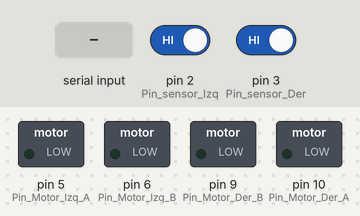
This sketch was run on a simulated Arduino Uno, built with avr-gcc and run on an emulated ATmega328P. Parts: switched loads named in the sketch (green lamp = pin HIGH). The inputs (shaded band) are chosen by the test bench; at power-on: pin 2 (Pin_sensor_Izq) HIGH, pin 3 (Pin_sensor_Der) HIGH.

Above: at 1.2 s.
1.3 s: pin 2 (Pin_sensor_Izq) driven LOW
At 2.5 s:
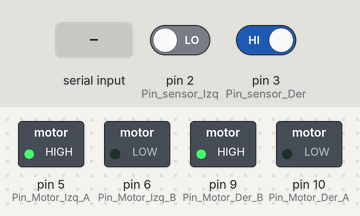
2.8 s: pin 3 (Pin_sensor_Der) driven LOW
At 4.0 s:
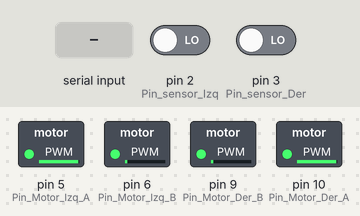
4.3 s: "m" received over Serial
At 5.5 s:
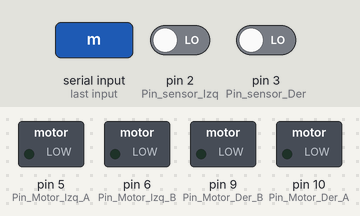
6.0 s: "r" received over Serial
At 6.1 s:
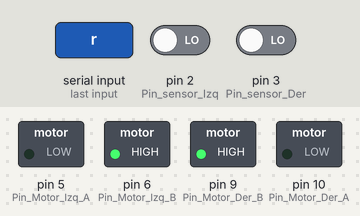
7.7 s: "d" received over Serial
At 9.1 s:
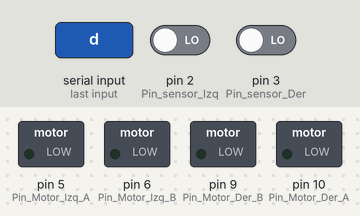
9.4 s: "i" received over Serial
At 9.5 s:
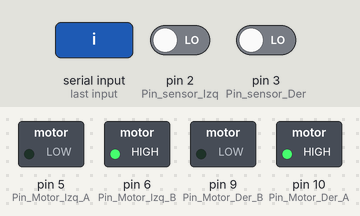
Timing chart, 0 to 12.1 s (numbered marks = the images above; inputs shaded):
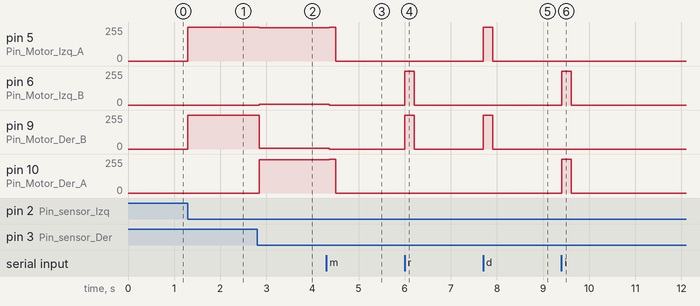

Measured:
- after the input at 1.3 s, pin 5 (Pin_Motor_Izq_A), pin 9 (Pin_Motor_Der_B): 0/255 → 255/255 at once
- after the input at 2.8 s, pin 5 (Pin_Motor_Izq_A): 255/255 → 249/255 at once; pin 6 (Pin_Motor_Izq_B): 0/255 → 6/255 at once; pin 9 (Pin_Motor_Der_B): 255/255 → 5/255 at once; pin 10 (Pin_Motor_Der_A): 0/255 → 250/255 at once
- after the input at 4.3 s, pin 5 (Pin_Motor_Izq_A): 249/255 → 255/255 after 0.06 s, → 0/255 0.15 s later; pin 6 (Pin_Motor_Izq_B): 6/255 → 0/255 after 0.06 s; pin 9 (Pin_Motor_Der_B): 5/255 → 0/255 after 0.06 s; pin 10 (Pin_Motor_Der_A): 250/255 → 255/255 after 0.06 s, → 0/255 0.15 s later
- after the input at 6.0 s, pin 6 (Pin_Motor_Izq_B), pin 9 (Pin_Motor_Der_B): 0/255 → 255/255 at once, → 0/255 0.21 s later
- after the input at 7.7 s, pin 5 (Pin_Motor_Izq_A), pin 9 (Pin_Motor_Der_B): 0/255 → 255/255 at once, → 0/255 0.21 s later
- after the input at 9.4 s, pin 6 (Pin_Motor_Izq_B), pin 10 (Pin_Motor_Der_A): 0/255 → 255/255 at once, → 0/255 0.21 s later

The sketch:

demo_seguidor.ino
```cpp
//Pines de conexión del driver
int Pin_Motor_Der_A = 10;
int Pin_Motor_Der_B = 9;
int Pin_Motor_Izq_A = 5;
int Pin_Motor_Izq_B = 6;
//Pines de conexion de los sensores
int Pin_sensor_Izq = 2;
int Pin_sensor_Der = 3;
int tiempo=0;
bool modo=0;
void setup() {
  // inicializar la comunicación serial a 9600 bits por segundo:
  Serial.begin(9600);
  // configuramos los pines como salida
  pinMode(Pin_Motor_Der_A, OUTPUT);
  pinMode(Pin_Motor_Der_B, OUTPUT);
  pinMode(Pin_Motor_Izq_A, OUTPUT);
  pinMode(Pin_Motor_Izq_B, OUTPUT);
  pinMode(Pin_sensor_Izq,INPUT);
  pinMode(Pin_sensor_Der,INPUT);


}

void loop() {

  if (Serial.available()) {
     char dato= Serial.read();
     if(dato=='a' && modo==1)
     {
        Mover_Adelante();
        tiempo=0;
     }
     else if(dato=='r'&& modo==1)
     {
        Mover_Retroceso();
        tiempo=0;
     }
     else if(dato=='d'&& modo==1)
     {
        Mover_Derecha();
        tiempo=0;
     }
     else if(dato=='i'&& modo==1)
     {
        Mover_Izquierda();
        tiempo=0;
     }
     else if(dato=='m')
     { modo=!modo;
        tiempo=0;
     }

  }
if (digitalRead(Pin_sensor_Izq)==0 && modo==0){
          Mover_Derecha();
        tiempo=0;
}
if (digitalRead(Pin_sensor_Der)==0 && modo==0){
  Mover_Izquierda();
        tiempo=0;
}
if (digitalRead(Pin_sensor_Izq)==0 && digitalRead(Pin_sensor_Der)==0 && modo==0){
   Mover_Adelante();
        tiempo=0;
}
  if(tiempo<200) // 100 cilcos de 1ms
  {
    tiempo=tiempo+1;
  }
  else   //ya transcurrió 100ms (100ciclos)
  {
    Mover_Stop();
  }


  delay(1); //pasusa de 1ms por ciclo

}

void Mover_Adelante()
{
  digitalWrite (Pin_Motor_Der_A, HIGH);
  digitalWrite (Pin_Motor_Der_B, LOW);
  digitalWrite (Pin_Motor_Izq_A, HIGH);
  digitalWrite (Pin_Motor_Izq_B, LOW);
}
void Mover_Retroceso()
{
  digitalWrite (Pin_Motor_Der_A,LOW );
  digitalWrite (Pin_Motor_Der_B,HIGH );
  digitalWrite (Pin_Motor_Izq_A,LOW );
  digitalWrite (Pin_Motor_Izq_B,HIGH );
}
void Mover_Derecha()
{
  digitalWrite (Pin_Motor_Der_A,LOW );
  digitalWrite (Pin_Motor_Der_B,HIGH );
  digitalWrite (Pin_Motor_Izq_A,HIGH);
  digitalWrite (Pin_Motor_Izq_B,LOW);
}
void Mover_Izquierda()
{
  digitalWrite (Pin_Motor_Der_A,HIGH);
  digitalWrite (Pin_Motor_Der_B,LOW);
  digitalWrite (Pin_Motor_Izq_A,LOW );
  digitalWrite (Pin_Motor_Izq_B,HIGH );
}
void Mover_Stop()
{
  digitalWrite (Pin_Motor_Der_A, LOW);
  digitalWrite (Pin_Motor_Der_B, LOW);
  digitalWrite (Pin_Motor_Izq_A, LOW);
  digitalWrite (Pin_Motor_Izq_B, LOW);
}
```
